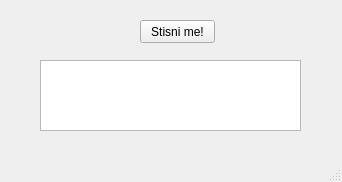
<?xml version="1.0" encoding="UTF-8"?>
<ui version="4.0">
 <class>Button_program</class>
 <widget class="QMainWindow" name="Button_program">
  <property name="geometry">
   <rect>
    <x>0</x>
    <y>0</y>
    <width>342</width>
    <height>182</height>
   </rect>
  </property>
  <property name="windowTitle">
   <string>MainWindow</string>
  </property>
  <widget class="QWidget" name="centralwidget">
   <widget class="QPushButton" name="button_stisni">
    <property name="geometry">
     <rect>
      <x>140</x>
      <y>20</y>
      <width>75</width>
      <height>23</height>
     </rect>
    </property>
    <property name="text">
     <string>Stisni me!</string>
    </property>
   </widget>
   <widget class="QTextEdit" name="prozor">
    <property name="geometry">
     <rect>
      <x>40</x>
      <y>60</y>
      <width>261</width>
      <height>71</height>
     </rect>
    </property>
   </widget>
  </widget>
  <widget class="QMenuBar" name="menubar">
   <property name="geometry">
    <rect>
     <x>0</x>
     <y>0</y>
     <width>342</width>
     <height>21</height>
    </rect>
   </property>
  </widget>
  <widget class="QStatusBar" name="statusbar"/>
 </widget>
 <resources/>
 <connections/>
</ui>
